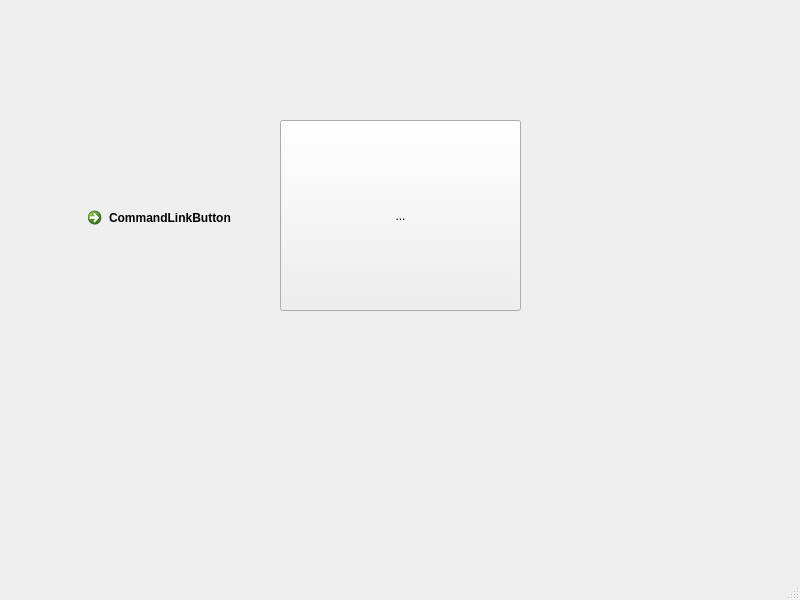
<?xml version="1.0" encoding="UTF-8"?>
<ui version="4.0">
 <class>Account</class>
 <widget class="QMainWindow" name="Account">
  <property name="geometry">
   <rect>
    <x>0</x>
    <y>0</y>
    <width>800</width>
    <height>600</height>
   </rect>
  </property>
  <property name="windowTitle">
   <string>MainWindow</string>
  </property>
  <widget class="QWidget" name="centralwidget">
   <widget class="QToolButton" name="toolButton">
    <property name="geometry">
     <rect>
      <x>280</x>
      <y>120</y>
      <width>241</width>
      <height>191</height>
     </rect>
    </property>
    <property name="text">
     <string>...</string>
    </property>
   </widget>
   <widget class="QCommandLinkButton" name="commandLinkButton">
    <property name="geometry">
     <rect>
      <x>80</x>
      <y>200</y>
      <width>172</width>
      <height>41</height>
     </rect>
    </property>
    <property name="text">
     <string>CommandLinkButton</string>
    </property>
   </widget>
  </widget>
  <widget class="QMenuBar" name="menubar">
   <property name="geometry">
    <rect>
     <x>0</x>
     <y>0</y>
     <width>800</width>
     <height>21</height>
    </rect>
   </property>
  </widget>
  <widget class="QStatusBar" name="statusbar"/>
 </widget>
 <resources/>
 <connections/>
</ui>
